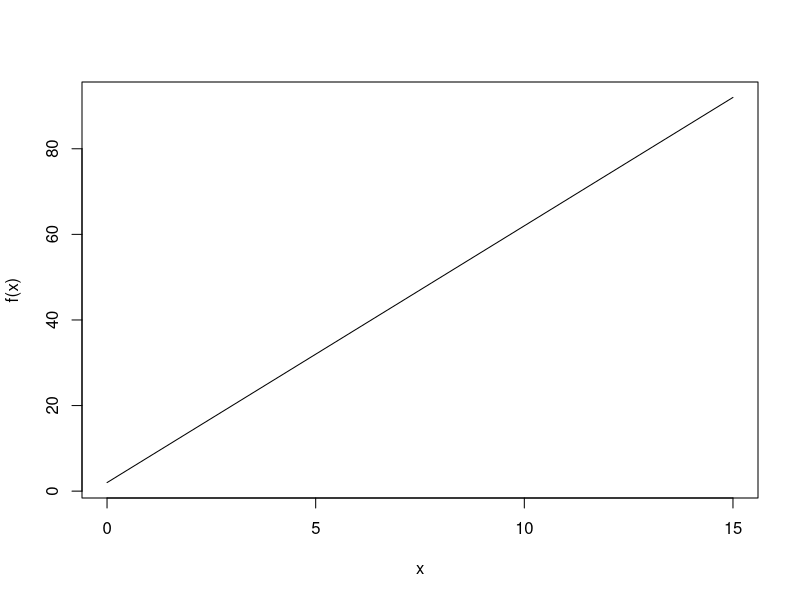
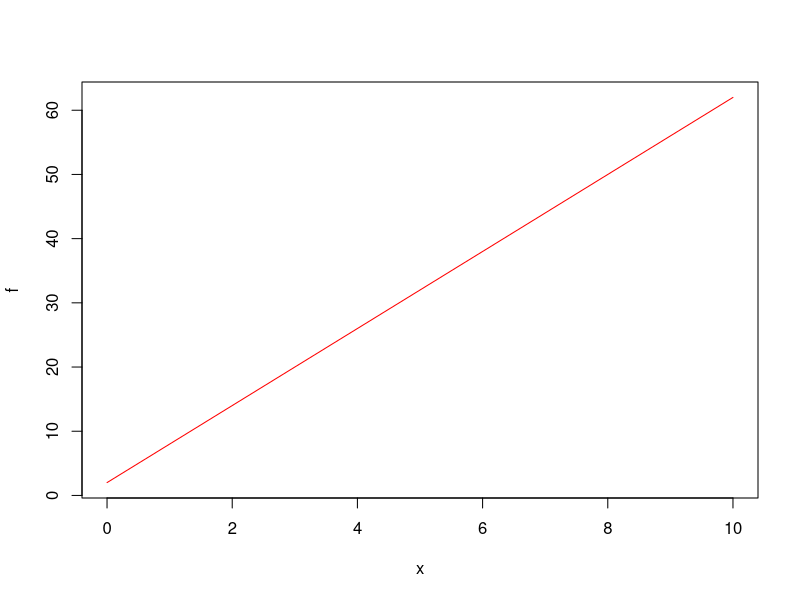
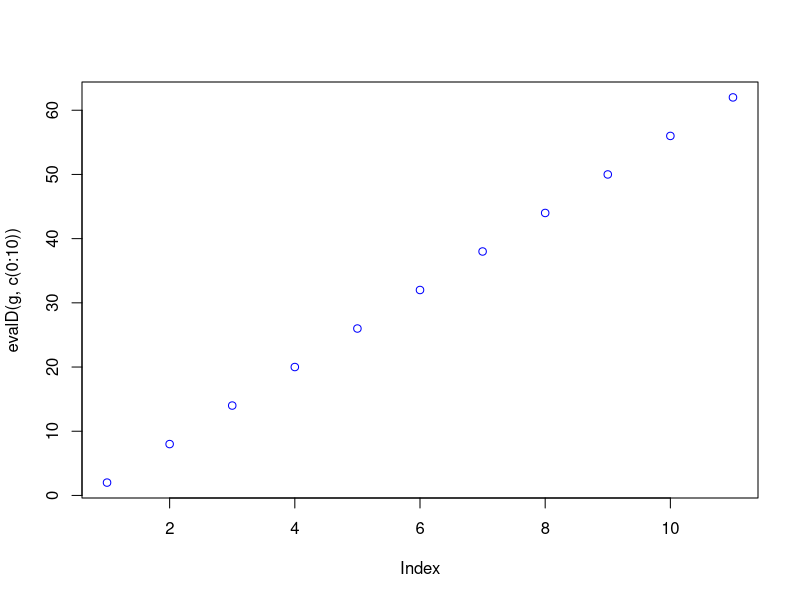
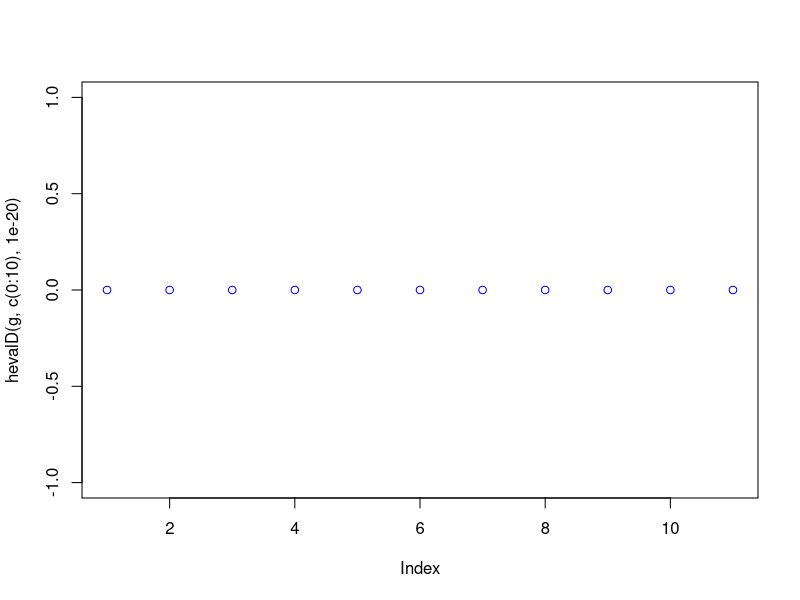
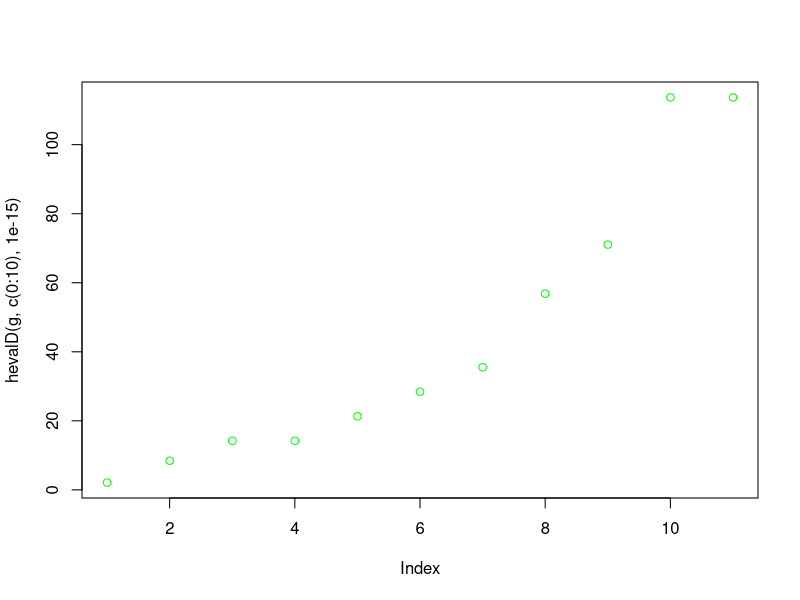
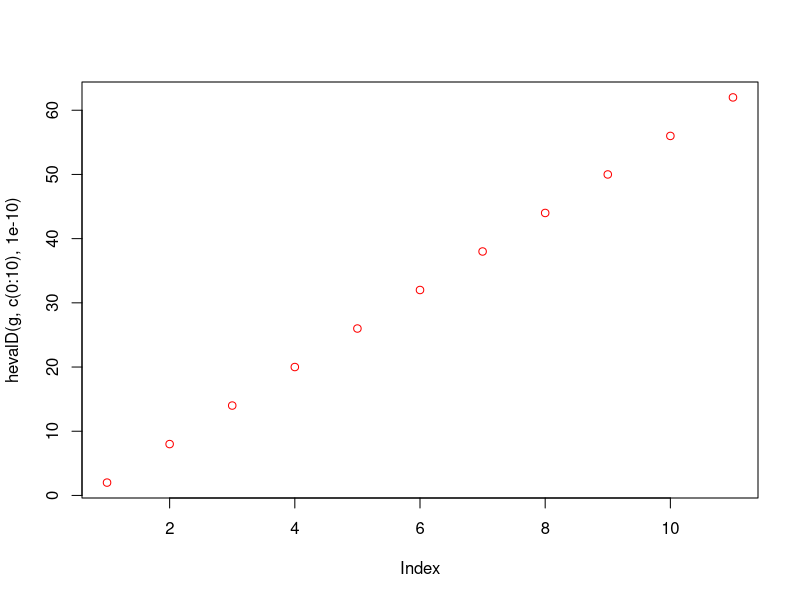
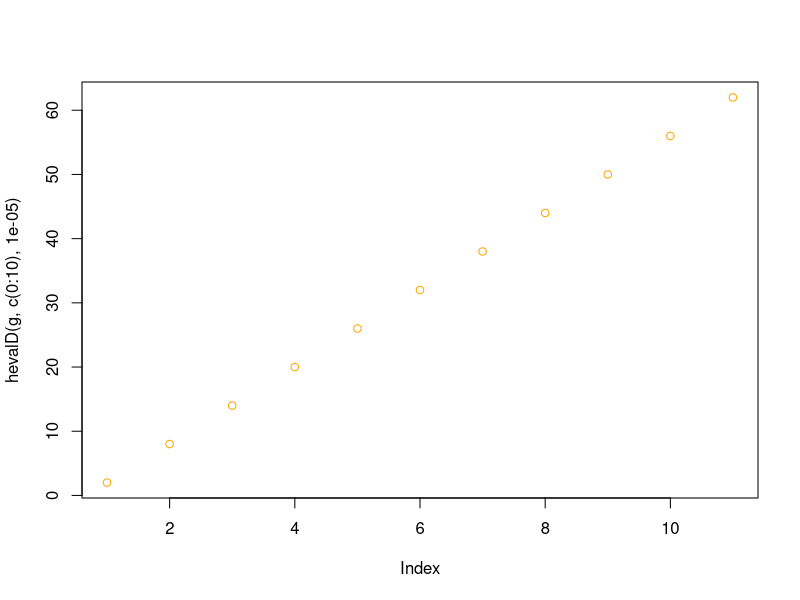
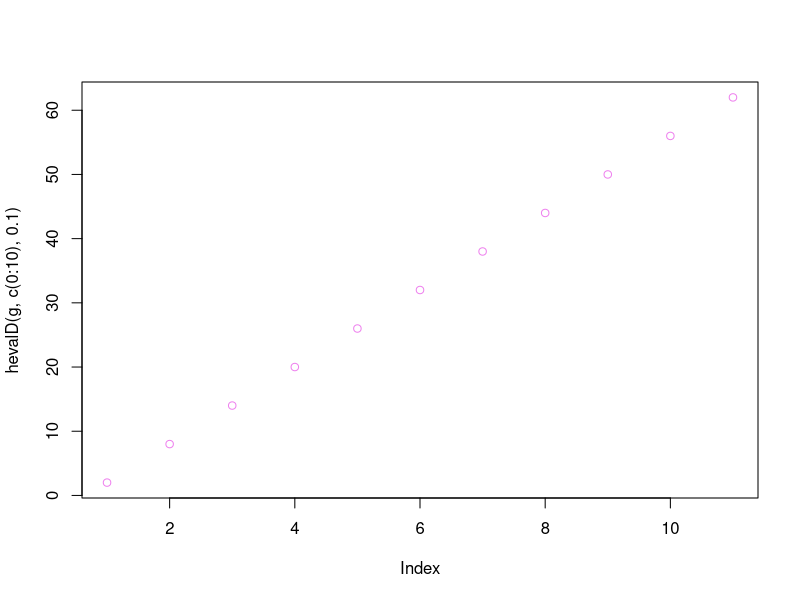

Write the R code that produced these figures, in order. (Note: this script raises an error after producing the figures.)
## ---- chunk 1
# Derivative finder
evalD <- function(f, x) {
h <- 1e-08
return((f(x + h) - f(x - h))/(2 * h))
}
## ---- chunk 2
# Derivative finder test
f <- function(x) 6*x + 2
curve(f,0,15,n=100)
plot(f,0,10, col="red")
g <- function(x) 3*x^2 + 2*x + 2
evalD(g, c(0:10))
plot(evalD(g, c(0:10)),col="blue")

# how to plot the difference? how to plot in smae graph?
## ---- chunk 3
# Task 2
hevalD <- function(f, x,h) {
return((f(x + h) - f(x - h))/(2 * h))
}
## ---- chunk 4
# hevalD test
g <- function(x) 3*x^2 + 2*x + 2
plot(hevalD(g, c(0:10),1e-20),col="blue")
plot(hevalD(g, c(0:10),1e-15),col="green")
plot(hevalD(g, c(0:10),1e-10),col="red")
plot(hevalD(g, c(0:10),1e-5),col="orange")
plot(hevalD(g, c(0:10),0.1),col="violet")
plot(hevalD(g, c(0:10),1),col="black")
# 1e-5 seems to be working pretty well. But, again ask for how to plot the difference and confirm.
## ---- chunk 5
# Task 3
# When x is zero, h becomes 0 and you end up facing a situation where you have to decide by zero (which maths does not allow).
#There's an alternative expression: 1e-8*pmax(1,abs(x)) that works better. This...
# Let's test it.
plot(hevalD(g, c(0:10)), (1e-8*pmax(1,abs(0:10))),col="black")
# This is not working, ASK!
## ---- chunk 6
# Task 4
myD <- function(f) {
return(function(x) evalD(f, x))
}
## ---- chunk 7
# myD test
g <- function(x) 3*x^2 + 2*x + 2
myD(g)
# How does the value of myD() “remember” f? 
# What determines that the function returned by myD() will take just a single, numerical argument?

